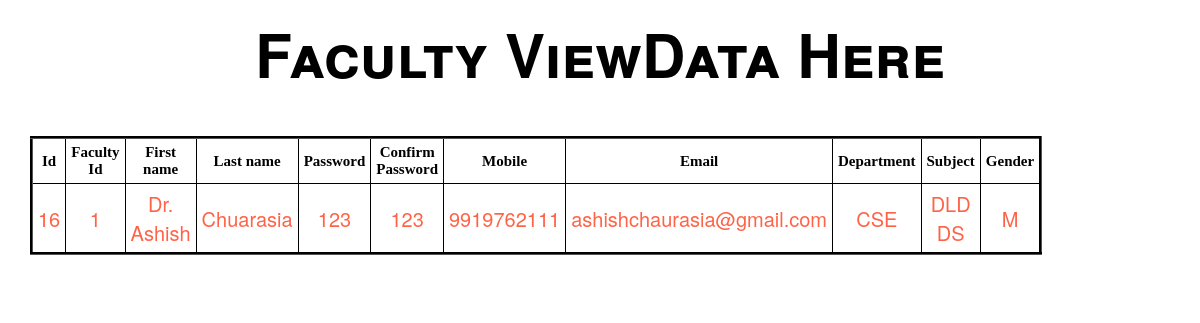
The app's page /FacultyView/ (signed in) with its own data.
### feedbackprojectapp/models.py (models this page shows, shortened)
class FacultyDatabase(models.Model):
    facultyid=models.IntegerField(null=True)
    firstname = models.CharField(max_length=30)
    lastname = models.CharField(max_length=30)
    password = models.CharField(max_length=30,null=True)
    confirmpassword = models.CharField(max_length=30,null=True)
    mobile = models.BigIntegerField(unique=True)
    email = models.EmailField(unique=True)
    department = models.ForeignKey(DepartmentDatabase, on_delete=models.CASCADE, null=True)
    subject = models.ManyToManyField(SubjectDatabase,  null=True)
    GENDER_CHOICES = (
        ('M', 'Male'),
        ('F', 'Female'),
        ('O', 'Other')
    )
    gender = models.CharField(max_length=1, choices=GENDER_CHOICES, null=True)
    class Meta:
        db_table = 'faculty'
        ordering = ['facultyid']

class DepartmentDatabase(models.Model):
    department_name = models.CharField(max_length=30)
    department_head = models.CharField(max_length=30)
    class Meta:
        db_table ='department'
    def __str__(self):
        return self.department_name

class SubjectDatabase(models.Model):
    subject_name = models.CharField(max_length=30)
    subject_code = models.CharField(max_length=10)
    class Meta:
        db_table = 'subject'
    def __str__(self):
        return self.subject_name

### feedbackprojectapp/views.py (the view)
# urls.py: path('FacultyView/',FacultyView.as_view(),name='FacultyView'),
class FacultyView(TemplateView):
    template_name = 'facultyview.html'
    def get(self, request, *args, **kwargs):
        if not 'login' in self.request.session:
            return HttpResponseRedirect(reverse('FacultyLogin'))
        else:
            return self.render_to_response(self.get_context_data(**kwargs))
    def get_context_data(self, **kwargs):
        data = self.request.session['data']
        context = super().get_context_data(**kwargs)
        context["FacultytviewForm"] = FacultyDatabase.objects.filter(pk=data)
        return context

### templates/facultyview.html (shortened to what this page needs)
{% load static %}
<html>
    <head>
        <link rel="stylesheet" href="https://maxcdn.bootstrapcdn.com/bootstrap/3.3.7/css/bootstrap.min.css">
        <link rel="stylesheet" href="https://maxcdn.bootstrapcdn.com/bootstrap/3.3.7/css/bootstrap-theme.min.css">
    </head>
<body>
<div class="container-fluid">
  <h1>Faculty ViewData Here</h1>
</div>
<br><br>
<div class="container">
    <div class="row">
        <div class="col-md-offset col-md-4">
            <form method="POST">
                 <table border="3px solid black">
                     <thead>
                       <tr>
                           <th>Id</th>
                           <th>Faculty Id</th>
                           <th >First name</th>
                           <th>Last name</th>
                           <th>Password</th>
                           <th>Confirm Password</th>
                           <th>Mobile</th>
                           <th>Email</th>
                           <th>Department</th>
                           <th>Subject</th>
                           <th>Gender</th>
                       </tr>
                     </thead>
                     <tbody>
                       {% for i in FacultytviewForm %}
                           <tr>
                               <td>{{ i.id }}</td>
                               <td>{{i.facultyid}}</td>
                               <td>{{ i.firstname }}</td>
                               <td>{{ i.lastname }}</td>
                               <td>{{ i.password }}</td>
                               <td>{{ i.confirmpassword }}</td>
                               <td>{{i.mobile}}</td>
                               <td>{{ i.email }}</td>
                               <td>{{i.department}}</td>
                               <td>
                                   {% for sub in i.subject.all %}
                                   <tl>{{sub}}</tl>
                                   {% endfor %}
                               </td>
                               <td>{{ i.gender }}</td>
                           </tr>
                       {% endfor %}
                     </tbody>
                 </table>
            <br>
                <br>
            </form>
        </div>
    </div>
</div>
</body>
</html>

### templates/facultyview.html (style rules this page uses)
* { padding: 0px; margin: 0px; }
body { background:url("https://images.unsplash.com/photo-1532094349884-543bc11b234d?ixlib=rb-1.2.1&auto=format&fit=crop&w=500&q=60"); background-repeat:no-repeat; background-size:cover; color:white; }
h1 { text-align:center; color:black; font-size:60px; font-weight: bold; font-variant: small-caps; text-shadow: 5px 5px white ; }
table { color: white; border-style: outset; border-color: black; background-color: white; }
th { font-family:Algerian; text-align: center; color: black; font-size: 15px; padding:5px; }
td { text-align: center; color: Tomato; font-size: 20px; padding:5px; }

### records on screen
FacultyDatabase: id "16", facultyid "1", firstname "Dr. Ashish", lastname "Chuarasia", password "123", confirmpassword "123", mobile "9919762111", email "ashishchaurasia@gmail.com", department "CSE", gender "M"
SubjectDatabase: subject_name "DLD"
SubjectDatabase: subject_name "DS"
